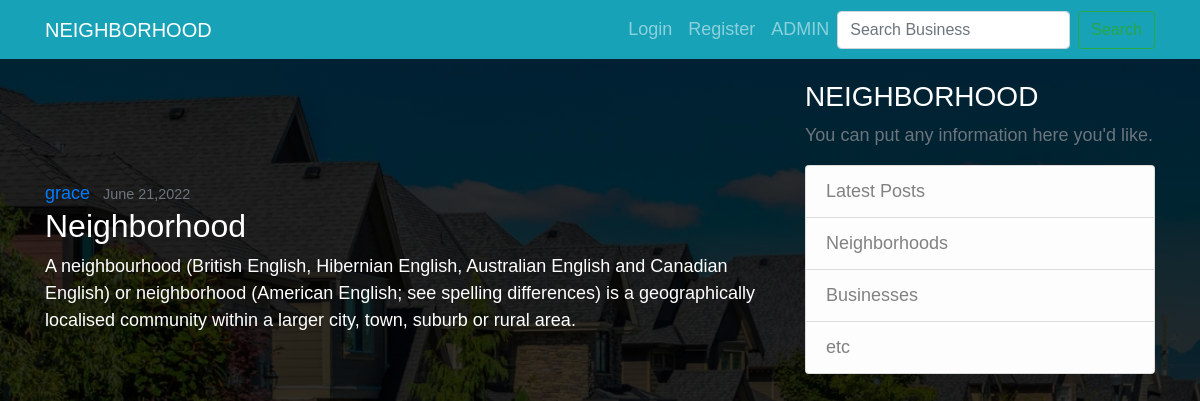
/post/5/, run on the app's committed database.
### neighbor/models.py (models this page shows, shortened)
class post(models.Model):
    title = models.CharField(max_length=100)
    content = models.TextField()
    date_posted = models.DateTimeField(default=timezone.now)
    author = models.ForeignKey(User, on_delete=models.CASCADE)

### neighbor/views.py (the view)
# urls.py: path('post/<int:pk>/', PostDetailView.as_view(), name='post-detail'),
class PostDetailView(DetailView):
    model = post
    template_name = 'detail.html'

### neighbor/models.py (called while the page is built)
    def __str__(self):
        return f'{self.user.username} Profile'

### neighbor/templates/detail.html (shortened to what this page needs)
{% extends 'base.html' %}
    {% block content %}
    <article class="media content-section" style="margin-top: 100px;">
            <div class="media-body">
            <div class="article-metadata">
                <a class="mr-2" href="#">{{ object.author }}</a>
                <small class="text-muted">{{ object.date_posted|date:"F d,Y"}}</small>
            </div>
            <h2 class="article-title">{{ object.title }}</h2>
            <p class="article-content">{{ object.content }}</p>
            </div>
    </article>
    {% endblock %}

### neighbor/static/index.css (style rules this page uses)
* { margin: 0; padding: 0; font-family: sans-serif, 'poppins'; box-sizing: border-box; }
body { width: 100%; min-height: 100vh; background-image: linear-gradient(rgba(0, 0, 0, 0.8), rgba(0, 0, 0, 0.8)),url(img/boor.webp); background-position: center; background-size: cover; font-size: large; color: #fff; }

### data on the page
post: author "grace", date_posted "June 21,2022", title "Neighborhood", content "A neighbourhood (British English, Hibernian English, Australian English and Canadian English) or neighborhood (American English; see spelling differences) is a geographically localised community within a larger city, town, suburb or rural area."
